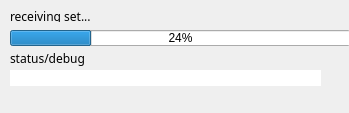
<?xml version="1.0" encoding="UTF-8"?>
<ui version="4.0">
 <class>Dialog</class>
 <widget class="QDialog" name="Dialog">
  <property name="geometry">
   <rect>
    <x>0</x>
    <y>0</y>
    <width>349</width>
    <height>113</height>
   </rect>
  </property>
  <property name="windowTitle">
   <string>Dialog</string>
  </property>
  <widget class="QProgressBar" name="progressBar">
   <property name="geometry">
    <rect>
     <x>10</x>
     <y>30</y>
     <width>341</width>
     <height>16</height>
    </rect>
   </property>
   <property name="value">
    <number>24</number>
   </property>
  </widget>
  <widget class="QLabel" name="label_2">
   <property name="geometry">
    <rect>
     <x>10</x>
     <y>10</y>
     <width>309</width>
     <height>12</height>
    </rect>
   </property>
   <property name="font">
    <font>
     <family>Lucida Sans Typewriter</family>
     <weight>50</weight>
     <bold>false</bold>
    </font>
   </property>
   <property name="contextMenuPolicy">
    <enum>Qt::DefaultContextMenu</enum>
   </property>
   <property name="accessibleName">
    <string>0</string>
   </property>
   <property name="frameShadow">
    <enum>QFrame::Sunken</enum>
   </property>
   <property name="lineWidth">
    <number>0</number>
   </property>
   <property name="text">
    <string>receiving set...</string>
   </property>
  </widget>
  <widget class="QLabel" name="label_3">
   <property name="geometry">
    <rect>
     <x>10</x>
     <y>50</y>
     <width>91</width>
     <height>16</height>
    </rect>
   </property>
   <property name="font">
    <font>
     <family>Lucida Sans Typewriter</family>
     <weight>50</weight>
     <bold>false</bold>
    </font>
   </property>
   <property name="contextMenuPolicy">
    <enum>Qt::DefaultContextMenu</enum>
   </property>
   <property name="accessibleName">
    <string>0</string>
   </property>
   <property name="frameShadow">
    <enum>QFrame::Sunken</enum>
   </property>
   <property name="lineWidth">
    <number>0</number>
   </property>
   <property name="text">
    <string>status/debug</string>
   </property>
  </widget>
  <widget class="QLineEdit" name="Q_UpdateFeedback">
   <property name="geometry">
    <rect>
     <x>10</x>
     <y>70</y>
     <width>311</width>
     <height>16</height>
    </rect>
   </property>
   <property name="font">
    <font>
     <family>Lucida Sans Typewriter</family>
    </font>
   </property>
   <property name="text">
    <string/>
   </property>
   <property name="frame">
    <bool>false</bool>
   </property>
   <property name="readOnly">
    <bool>true</bool>
   </property>
  </widget>
 </widget>
 <resources/>
 <connections/>
</ui>
